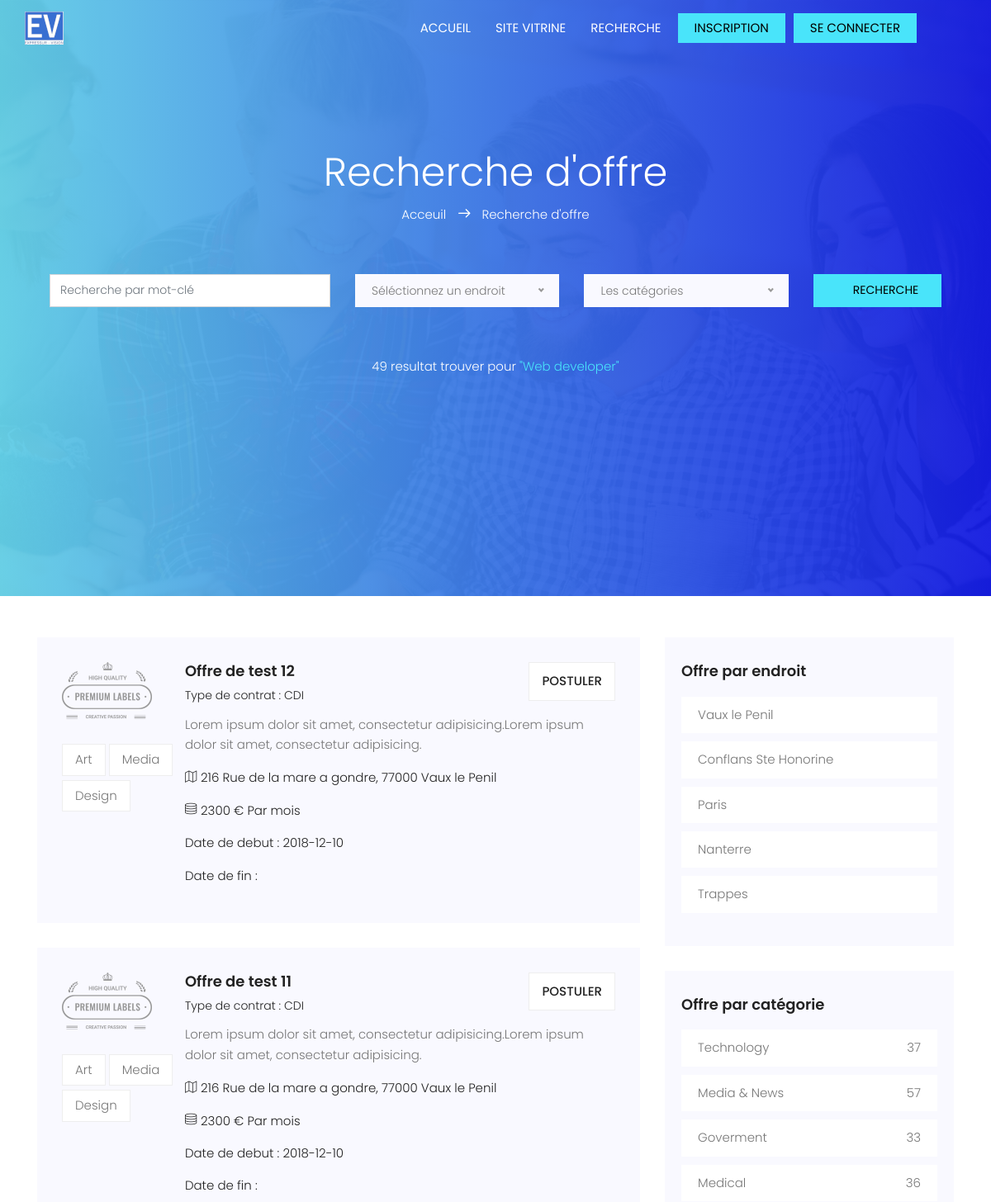
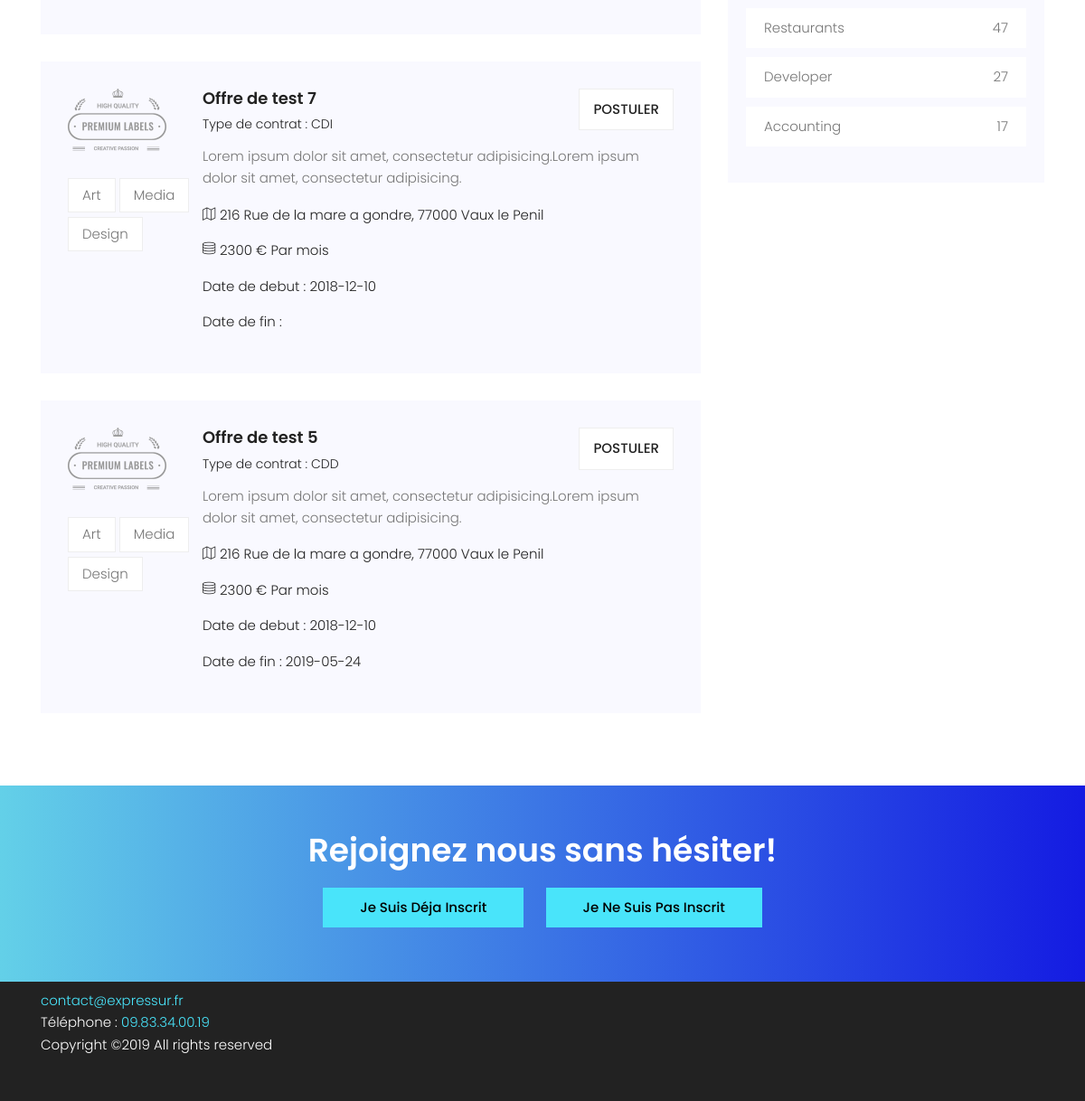
The app's page /sourcing/search.php?lieu=Vaux le Penil with its own data (2 pictures, top to bottom).
### tables this page shows
CREATE TABLE `offres` (
  `Id_Offre` int(11) NOT NULL,
  `Petite_Description_Offre` varchar(200) NOT NULL,
  `Date_Debut_Offre` date NOT NULL,
  `Date_Fin_Offre` date DEFAULT NULL,
  `Remuneration_Offre` int(11) NOT NULL,
  `Titre_Offre` varchar(50) NOT NULL,
  `Description_Offre` text NOT NULL,
  `Id_Utilisateur_entreprise` int(11) NOT NULL,
  `Id_Adresse` int(11) NOT NULL,
  `Id_OffreT` int(11) NOT NULL,
  `Id_Remu_Type` int(11) NOT NULL
);

CREATE TABLE `offre_type` (
  `Id_OffreT` int(11) NOT NULL,
  `Type_OffreT` varchar(50) NOT NULL
);

CREATE TABLE `adresse` (
  `Id_Adresse` int(11) NOT NULL,
  `Num_Adresse` int(11) NOT NULL,
  `Voie_Adresse` varchar(100) NOT NULL,
  `Dep_Adresse` int(11) NOT NULL,
  `Ville_Adresse` varchar(100) NOT NULL
);

CREATE TABLE `remuneration_type` (
  `Id_Remu_Type` int(11) NOT NULL,
  `Remuneration_Type` varchar(50) NOT NULL
);

### sourcing/bdd.php (called while the page is built, shortened)
<?php
$db_user = 'tmsuser';
$db_pwd = 'ezOwvGoLo6C4fhvO';
$db_name = 'talent_manager';
$db_host = 'localhost';
 $bdd = new PDO('mysql:host='.$db_host.';dbname='.$db_name.';charset=utf8', $db_user,$db_pwd);
$lieu_recherche = $bdd ->prepare('
SELECT
Petite_Description_Offre,
Description_Offre,
Date_Debut_Offre,
Date_Fin_Offre,
Remuneration_Offre,
Remuneration_Type,
Titre_Offre,
Dep_Adresse,
Num_Adresse,
Ville_Adresse,
Voie_Adresse,
offres.Id_Offre,
adresse.Id_Adresse,
Type_OffreT
FROM
offres,adresse,offre_type,remuneration_type
WHERE offres.Id_Adresse = adresse.Id_Adresse
AND
remuneration_type.Id_Remu_Type = offres.Id_Remu_Type
AND
offre_type.Id_OffreT = offres.Id_OffreT
AND
adresse.Id_Adresse in (select adresse.Id_Adresse from adresse WHERE Ville_Adresse =:lieu)
ORDER BY Id_Offre DESC');
$lieu_recherche ->execute(array('lieu' =>$_GET['lieu']));
 ?>

### sourcing/search.php (the view, shortened to what this page needs)
<?php
include 'header.php'
?>
<section class="banner-area relative" id="home">
    <div class="container">
        <div class="row search-page-top d-flex align-items-center justify-content-center">
            <div class="banner-content col-lg-12">
                <h1 class="text-white">
                    Recherche d'offre
                </h1>
                <p class="text-white link-nav">
                    <a href="index.html">Acceuil </a> <span class="lnr lnr-arrow-right"></span> <a> Recherche d'offre</a>
                </p>
                <form action="search.php" class="serach-form-area">
                    <div class="row justify-content-center form-wrap">
                        <div class="col-lg-4 form-cols">
                            <input type="text" class="form-control" name="search" placeholder="Recherche par mot-clé">
                        </div>
                        <div class="col-lg-3 form-cols">
                            <div class="default-select" id="default-selects"">
                            </div>
                        </div>
                        <div class="col-lg-3 form-cols">
                            <div class="default-select" id="default-selects2">
                            </div>
                        </div>
                        <div class="col-lg-2 form-cols">
                            <button type="button" class="btn btn-info">
                                <span class="lnr"></span><font color="#000000">Recherche</font>
                            </button>
                        </div>
                    </div>
                </form>
                <p class="text-white">49 resultat trouver pour <span>"Web developer"</span></p>
            </div>
        </div>
    </div>
</section>
<section class="post-area section-gap">
    <div class="container">
        <div class="row justify-content-center d-flex">
            <div class="col-lg-8 post-list">
                <?php
                if (empty($_GET['lieu'])) {
                    $PAGE = 'search_empty';
                    include 'offres_list.php';
                } else {
                    while ($l_recherche = $lieu_recherche->fetch()) {
                        echo'<div class="single-post d-flex flex-row">
                    <div class="thumb">
                        <img src="img/post.png" alt="">
                        <ul class="tags">
                            <li>
                                <a href="#">Art</a>
                            </li>
                            <li>
                                <a href="#">Media</a>
                            </li>
                            <li>
                                <a href="#">Design</a>
                            </li>
                        </ul>
                    </div>
                    <div class="details">
                        <div class="title d-flex flex-row justify-content-between">
                            <div class="titles">
                                <a href="single.php?off=' . $l_recherche[Id_Offre] . '"><h4>' . $l_recherche[Titre_Offre] . '</h4></a>
                                <h6> Type de contrat : ' . $l_recherche[Type_OffreT] . '</h6>
                            </div>
                            <ul class="btns ">
                                <li><a href="candidater.php?off=' . $l_recherche[Id_Offre] . '&candidat=' . $_SESSION['Id_Utilisateur'] . '">Postuler</a></li>
                            </ul>
                        </div>
                        <p>'
                        . $l_recherche[Petite_Description_Offre] .
                        '</p>
                        <p class="address"><span class="lnr lnr-map"></span> ' . $l_recherche[Num_Adresse] . ' ' . $l_recherche[Voie_Adresse] . ', ' . $l_recherche[Dep_Adresse] . ' ' . $l_recherche[Ville_Adresse] . '</p>
                        <p class="address"><span class="lnr lnr-database"></span> ' . $l_recherche[Remuneration_Offre] . ' € ' . $l_recherche[Remuneration_Type] . '</p>
                        <p class="address"> Date de debut : ' . $l_recherche[Date_Debut_Offre] . '</p>
                        <p class="address"> Date de fin : ' . $l_recherche[Date_Fin_Offre] . '</p>
                    </div>
                </div>';
                    }
                }
                ?>
            </div>
            <?php include 'lateral.php'; ?>
        </div>
    </div>
</section>
<?php include 'foot.php'; ?>
</body>
</html>

### sourcing/css/main.css (style rules this page uses)
body { color: #777777; font-family: "Poppins", sans-serif; font-size: 15px; font-weight: 300; line-height: 1.625em; position: relative; }
ol, ul { margin: 0; padding: 0; list-style: none; }
a { -webkit-transition: all 0.3s ease 0s; -moz-transition: all 0.3s ease 0s; -o-transition: all 0.3s ease 0s; transition: all 0.3s ease 0s; }
a, a:focus, a:hover { text-decoration: none; outline: 0; }
h1, h2, h3, h4, h5, h6 { font-family: "Poppins", sans-serif; color: #222222; line-height: 1.2em !important; margin-bottom: 0; margin-top: 0; font-weight: 600; }
h1, .h1 { font-size: 36px; }
h4, .h4 { font-size: 18px; }
h6, .h6 { font-size: 14px; color: #222222; }
.text-white { color: #fff; }
.relative { position: relative; }
h1 { font-size: 36px; }
h4 { font-size: 18px; }
h6 { font-size: 14px; }
h1, h2, h3, h4, h5, h6 { line-height: 1.5em; }
.default-select { height: 40px; }
.section-gap { padding: 50px 0; }
.banner-area { background: url(../img/header-bg.jpg) center; background-size: cover; }
.banner-content { margin-top: -90px; text-align: center; }
.banner-content h1 { font-size: 48px; font-weight: 300; line-height: 1em; margin-top: 20px; }
.banner-content p span { color: #49e4fa; }
.banner-content .form-wrap { padding: 20px 0; margin: 40px 0; }
.banner-content .form-wrap .form-control { height: 40px; border-radius: 0; font-size: 14px; }
.banner-content .form-wrap .btn-info { background-color: #49e4fa; width: 100%; height: 100%; color: #fff; border-radius: 0; border: none; text-transform: uppercase; }
.banner-content .form-wrap .btn-info { font-size: 14px; }
.post-list .single-post { padding: 30px; background-color: #f9f9ff; margin-bottom: 30px; }
.post-list .single-post h6 { margin-top: 10px; color: #222; font-size: 14px; font-weight: 300; margin-bottom: 15px; }
.post-list .single-post .address { color: #222; margin-bottom: 15px; }
.post-list .single-post .btns li { display: inline-block; background-color: #fff; border: 1px solid #eee; padding: 10px 15px; -webkit-transition: all 0.3s ease 0s; -moz-transition: all 0.3s ease 0s; -o-transition: all 0.3s ease 0s; transition: all 0.3s ease 0s; }
.post-list .single-post .btns li i, .post-list .single-post .btns li a { text-transform: uppercase; font-weight: 500; color: #222; }
.post-list .single-post .thumb .tags { margin-top: 30px; }
.post-list .single-post .thumb .tags li { margin-bottom: 5px; display: inline-block; background: #fff; border: 1px solid #eee; padding: 6px 15px; -webkit-transition: all 0.3s ease 0s; -moz-transition: all 0.3s ease 0s; -o-transition: all 0.3s ease 0s; transition: all 0.3s ease 0s; }
.post-list .single-post .thumb .tags li a { color: #777777; -webkit-transition: all 0.3s ease 0s; -moz-transition: all 0.3s ease 0s; -o-transition: all 0.3s ease 0s; transition: all 0.3s ease 0s; }
.link-nav { margin-top: 10px; }
.search-page-top { padding: 250px 0px; }
.search-page-top a, .search-page-top .lnr { color: #fff; }
.search-page-top .lnr { font-weight: 700; margin: 0px 10px; }
.single-post { margin-bottom: 30px; }
.single-post .tags { margin-top: 40px; }
.single-post .tags li { display: inline-block; }
.single-post .tags li a { color: #222; }
.single-post .title h4 { margin-bottom: 10px; }

### records on screen
offres: Titre_Offre "Offre de test 12", Id_OffreT.Type_OffreT "CDI", Petite_Description_Offre "Lorem ipsum dolor sit amet, consectetur adipisicing.Lorem ipsum dolor sit amet, consectetur adipisicing.", Id_Adresse.Num_Adresse "216", Id_Adresse.Voie_Adresse "Rue de la mare a gondre", Id_Adresse.Dep_Adresse "77000", Id_Adresse.Ville_Adresse "Vaux le Penil", Remuneration_Offre "2300", Id_Remu_Type.Remuneration_Type "Par mois", Date_Debut_Offre "2018-12-10"
offres: Titre_Offre "Offre de test 11", Id_OffreT.Type_OffreT "CDI", Petite_Description_Offre "Lorem ipsum dolor sit amet, consectetur adipisicing.Lorem ipsum dolor sit amet, consectetur adipisicing.", Id_Adresse.Num_Adresse "216", Id_Adresse.Voie_Adresse "Rue de la mare a gondre", Id_Adresse.Dep_Adresse "77000", Id_Adresse.Ville_Adresse "Vaux le Penil", Remuneration_Offre "2300", Id_Remu_Type.Remuneration_Type "Par mois", Date_Debut_Offre "2018-12-10"
offres: Titre_Offre "Offre de test 7", Id_OffreT.Type_OffreT "CDI", Petite_Description_Offre "Lorem ipsum dolor sit amet, consectetur adipisicing.Lorem ipsum dolor sit amet, consectetur adipisicing.", Id_Adresse.Num_Adresse "216", Id_Adresse.Voie_Adresse "Rue de la mare a gondre", Id_Adresse.Dep_Adresse "77000", Id_Adresse.Ville_Adresse "Vaux le Penil", Remuneration_Offre "2300", Id_Remu_Type.Remuneration_Type "Par mois", Date_Debut_Offre "2018-12-10"
offres: Titre_Offre "Offre de test 5", Id_OffreT.Type_OffreT "CDD", Petite_Description_Offre "Lorem ipsum dolor sit amet, consectetur adipisicing.Lorem ipsum dolor sit amet, consectetur adipisicing.", Id_Adresse.Num_Adresse "216", Id_Adresse.Voie_Adresse "Rue de la mare a gondre", Id_Adresse.Dep_Adresse "77000", Id_Adresse.Ville_Adresse "Vaux le Penil", Remuneration_Offre "2300", Id_Remu_Type.Remuneration_Type "Par mois", Date_Debut_Offre "2018-12-10", Date_Fin_Offre "2019-05-24"

### other values on screen
$li_offre[Ville_Adresse] "Vaux le Penil"
$li_offre[Ville_Adresse] "Conflans Ste Honorine"
$li_offre[Ville_Adresse] "Paris"
$li_offre[Ville_Adresse] "Nanterre"
$li_offre[Ville_Adresse] "Trappes"
